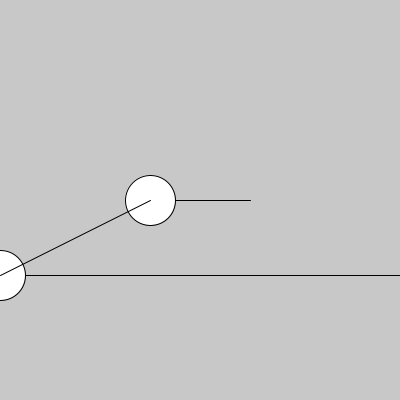
Frame 1 (no input)
Frame 60 (the mouse pressed at the canvas centre just before this capture): identical to frame 1, image omitted
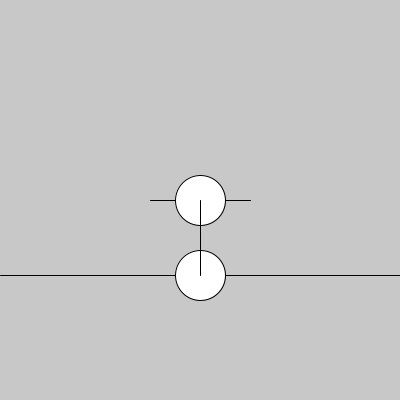
Frame 120 (the mouse held since frame 60 and released just before this capture)

The Processing sketch that drew these frames (run headless with seeded random() and noise(); from frame 60 on, the mouse is pressed at the canvas centre):

// Processing sketch: map_Sample_RemapNum_FromMouse
// ── map_Sample_RemapNum_FromMouse.pde
void setup(){
  size(400,400);
}
void draw(){
  background(200);
  line(150,200,250,200);
  line(0,height-125, 400,height-125);
  
  
  /*
  map() is able to remap number
  
  x = map(value, d1,d2, d3,d4);
  value to exchange in same ratio
  
  value in the domain [d1 to d2] 
  remap
  x in the domain [d3 to d4]
  
  d1,d2,d3,d4 and ReturnNum is """float"""
  */
  
  float x1 = map(mouseX,0,width, 150,250);
  ellipse(x1, 200, 50,50);
  
  ellipse(mouseX, height-125, 50,50);
  
  line(x1,200,mouseX,height-125);
    
}
